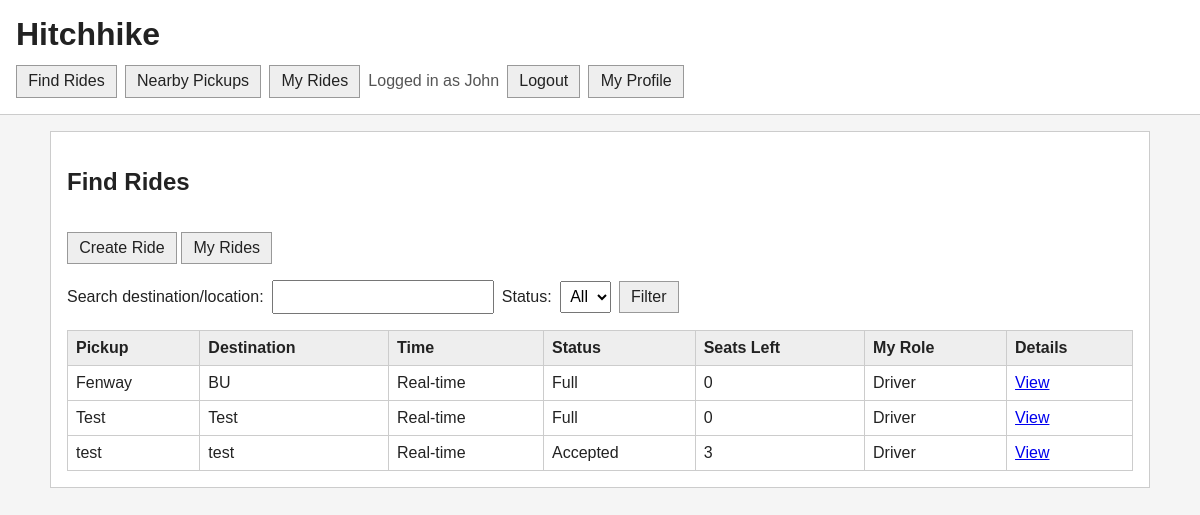
/campus_pickup/rides/ (signed in), run on an earlier commit of the app's database.
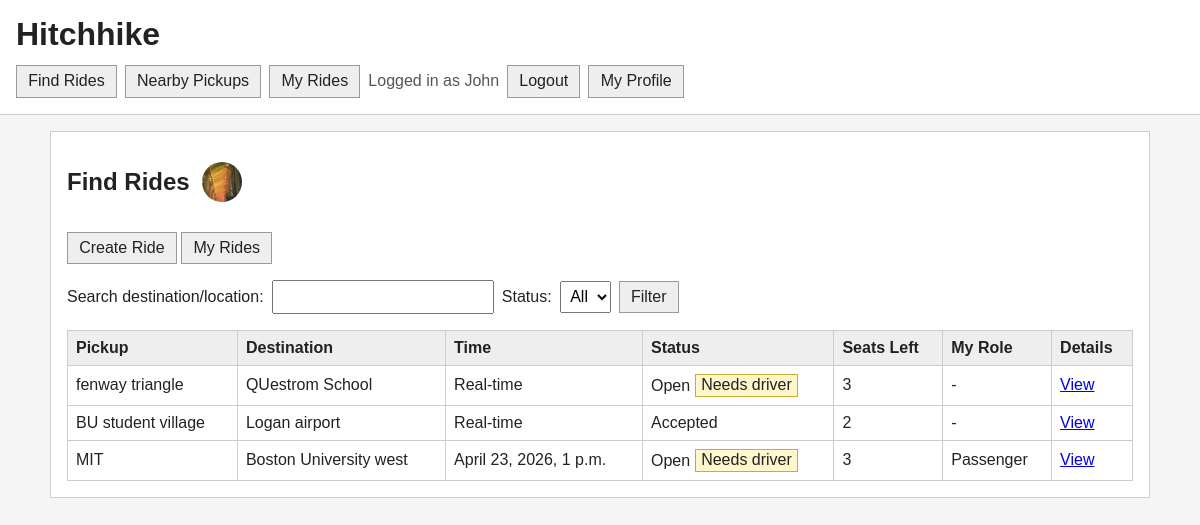
And on a later commit of the database.
### campus_pickup/models.py (models this page shows, shortened)
class Ride(models.Model):
    REQUEST_TYPES = [
        ("reservation", "Reservation"),
        ("realtime", "Real-Time"),
    ]
    STATUS_CHOICES = [
        ("open", "Open"),
        ("accepted", "Accepted"),
        ("full", "Full"),
        ("completed", "Completed"),
        ("cancelled", "Cancelled"),
    ]
    creator = models.ForeignKey(
        Profile,
        on_delete=models.CASCADE,
        related_name="created_rides"
    )
    driver = models.ForeignKey(
        Profile,
        on_delete=models.SET_NULL,
        null=True,
        blank=True,
        related_name="driving_rides"
    )
    pickup_location = models.TextField(blank=False)
    destination = models.TextField(blank=False)
    pickup_latitude = models.FloatField(null=True, blank=True)
    pickup_longitude = models.FloatField(null=True, blank=True)
    destination_latitude = models.FloatField(null=True, blank=True)
    destination_longitude = models.FloatField(null=True, blank=True)
    pickup_time = models.DateTimeField(null=True, blank=True)
    request_type = models.CharField(max_length=20, choices=REQUEST_TYPES)
    status = models.CharField(
        max_length=20,
        choices=STATUS_CHOICES,
        default="open"
    )
    seat_capacity = models.IntegerField(default=4)
    created_at = models.DateTimeField(auto_now_add=True)
    def seats_taken(self):
        passenger_ids = set(
            RideParticipant.objects.filter(ride=self).values_list("passenger_id", flat=True)
        )
        occupied = len(passenger_ids)
        if self.driver and self.driver_id not in passenger_ids:
            occupied += 1
        return occupied
    def seats_remaining(self):
        return max(self.seat_capacity - self.seats_taken(), 0)

class Profile(models.Model):
    user = models.ForeignKey(User, on_delete=models.CASCADE)
    display_name = models.TextField(blank=False)
    bio_text = models.TextField(blank=True)
    profile_image_url = models.ImageField(
        "profile image",
        upload_to="campus_pickup/profile_images/",
        blank=True,
    )
    join_date = models.DateTimeField(auto_now_add=True)

### campus_pickup/views.py (the view)
# urls.py: path("rides/", views.RideListView.as_view(), name="ride_list"),
class RideListView(ProfileRequiredMixin, ListView):
    model = Ride
    template_name = "campus_pickup/ride_list.html"
    context_object_name = "rides"
    def get_queryset(self):
        queryset = Ride.objects.select_related("creator", "driver").exclude(
            status="completed"
        ).order_by("pickup_time")
        query = self.request.GET.get("q", "").strip()
        if query:
            queryset = queryset.filter(
                Q(destination__icontains=query) | Q(pickup_location__icontains=query)
            )
        return queryset
    def get_context_data(self, **kwargs):
        context = super().get_context_data(**kwargs)
        context["current_query"] = self.request.GET.get("q", "").strip()
        my_profile = self.get_my_profile()
        context["my_profile"] = my_profile
        context["my_passenger_ride_ids"] = list(
            RideParticipant.objects.filter(passenger=my_profile).values_list("ride_id", flat=True)
        )
        return context

### campus_pickup/views.py (called while the page is built)
    def get_my_profile(self):
        return get_object_or_404(Profile, user=self.request.user)

    def dispatch(self, request, *args, **kwargs):
        if request.user.is_authenticated and not Profile.objects.filter(user=request.user).exists():
            return redirect("campus_pickup:profile_create")
        return super().dispatch(request, *args, **kwargs)

### campus_pickup/templates/campus_pickup/ride_list.html (shortened to what this page needs)
{% extends "campus_pickup/base.html" %}
{% block content %}
<section class="panel">
    <div class="page-title">
        <h2>Find Rides</h2>
        {% if my_profile.profile_image_url %}
        <img
            class="profile-avatar title-avatar"
            src="{{ my_profile.profile_image_url.url }}"
            alt="{{ my_profile.display_name }}"
        >
        {% endif %}
    </div>
    <p>
        <a class="button-link" href="{% url 'campus_pickup:ride_create' %}">Create Ride</a>
        <a class="button-link" href="{% url 'campus_pickup:my_rides' %}">My Rides</a>
    </p>
    <form method="get" class="filters">
        <label for="q">Search destination/location:</label>
        <input id="q" name="q" type="text" value="{{ current_query }}">
        <label for="status">Status:</label>
        <select id="status" name="status">
            <option value="">All</option>
        </select>
        <button type="submit">Filter</button>
    </form>
    <table>
        <thead>
            <tr>
                <th>Pickup</th>
                <th>Destination</th>
                <th>Time</th>
                <th>Status</th>
                <th>Seats Left</th>
                <th>My Role</th>
                <th>Details</th>
            </tr>
        </thead>
        <tbody>
            {% for r in rides %}
            <tr>
                <td>{{ r.pickup_location }}</td>
                <td>{{ r.destination }}</td>
                <td>{% if r.pickup_time %}{{ r.pickup_time }}{% else %}Real-time{% endif %}</td>
                <td>
                    {{ r.get_status_display }}
                    {% if not r.driver %}
                    <span class="need-driver">Needs driver</span>
                    {% endif %}
                </td>
                <td>{{ r.seats_remaining }}</td>
                <td>
                    {% if r.driver == my_profile %}Driver{% elif r.id in my_passenger_ride_ids %}Passenger{% else %}-{% endif %}
                </td>
                <td><a href="{% url 'campus_pickup:ride_detail' r.pk %}">View</a></td>
            </tr>
            {% empty %}
            <tr>
                <td colspan="7">No rides found.</td>
            </tr>
            {% endfor %}
        </tbody>
    </table>
</section>
{% endblock %}

### campus_pickup/templates/campus_pickup/base.html (shortened to what this page needs)
{% load static %}
<!DOCTYPE html>
<html lang="en">
<head>
    <link rel="stylesheet" href="{% static 'styles/campus_pickup.css' %}?v=13">
</head>
<body>
    <header>
        <h1>Hitchhike</h1>
        <nav>
            {% if user.is_authenticated %}
            <a href="{% url 'campus_pickup:ride_list' %}">Find Rides</a>
            <a href="{% url 'campus_pickup:nearby_rides' %}">Nearby Pickups</a>
            <a href="{% url 'campus_pickup:my_rides' %}">My Rides</a>
            <span class="nav-status">Logged in as {{ user.username }}</span>
            <form method="post" action="{% url 'campus_pickup:logout' %}" class="nav-form">
                <button type="submit">Logout</button>
            </form>
            <a href="{% url 'campus_pickup:my_profile' %}">My Profile</a>
            {% else %}
            <a href="{% url 'campus_pickup:login' %}">Login</a>
            <a href="{% url 'campus_pickup:profile_create' %}">Create Account</a>
            {% endif %}
        </nav>
    </header>
    <main>
        {% block content %}
        {% endblock %}
    </main>
</body>
</html>

### static/styles/campus_pickup.css (style rules this page uses)
body { margin: 0; background: #f5f5f5; color: #222222; font-family: Arial, sans-serif; }
header { background: #ffffff; border-bottom: 1px solid #cccccc; padding: 1rem; }
header h1 { margin: 0 0 0.75rem 0; }
nav { display: flex; flex-wrap: wrap; gap: 0.5rem; align-items: center; }
nav a, .button-link, button { background: #eeeeee; border: 1px solid #999999; color: #222222; cursor: pointer; display: inline-block; font: inherit; padding: 0.4rem 0.7rem; text-decoration: none; }
.nav-form { margin: 0; }
.nav-status, .help-text { color: #555555; }
main { max-width: 1100px; margin: 1rem auto; padding: 0 1rem; }
.panel { background: #ffffff; border: 1px solid #cccccc; margin-bottom: 1rem; padding: 1rem; }
.page-title { display: flex; align-items: center; gap: 0.75rem; }
.profile-avatar { width: 72px; height: 72px; border-radius: 50%; object-fit: cover; }
.page-title .title-avatar { width: 40px; height: 40px; }
table { width: 100%; border-collapse: collapse; }
th, td { border: 1px solid #cccccc; padding: 0.5rem; text-align: left; }
th { background: #eeeeee; }
.filters { display: flex; flex-wrap: wrap; gap: 0.5rem; align-items: center; margin-bottom: 1rem; }
input, select, textarea { font: inherit; padding: 0.35rem; }
.need-driver { background: #fff6cc; border: 1px solid #ccaa33; display: inline-block; padding: 0.1rem 0.35rem; }

What changed in the data, as far as the page shows it:
removed Ride: pickup_location "Fenway", destination "BU", shows "Real-time", status "Full", seats_remaining "0", shows "Driver"
removed Ride: pickup_location "Test", destination "Test", shows "Real-time", status "Full", seats_remaining "0", shows "Driver"
removed Ride: pickup_location "test", destination "test", shows "Real-time", status "Accepted", seats_remaining "3", shows "Driver"
now on this page (row edited): Profile: profile_image_url (picture)
added Ride: pickup_location "fenway triangle", destination "QUestrom School", shows "Real-time", status "Open", shows "Needs driver", seats_remaining "3"
added Ride: pickup_location "BU student village", destination "Logan airport", shows "Real-time", status "Accepted", seats_remaining "2"
added Ride: pickup_location "MIT", destination "Boston University west", pickup_time "April 23, 2026, 1 p.m.", status "Open", shows "Needs driver", seats_remaining "3", shows "Passenger"
